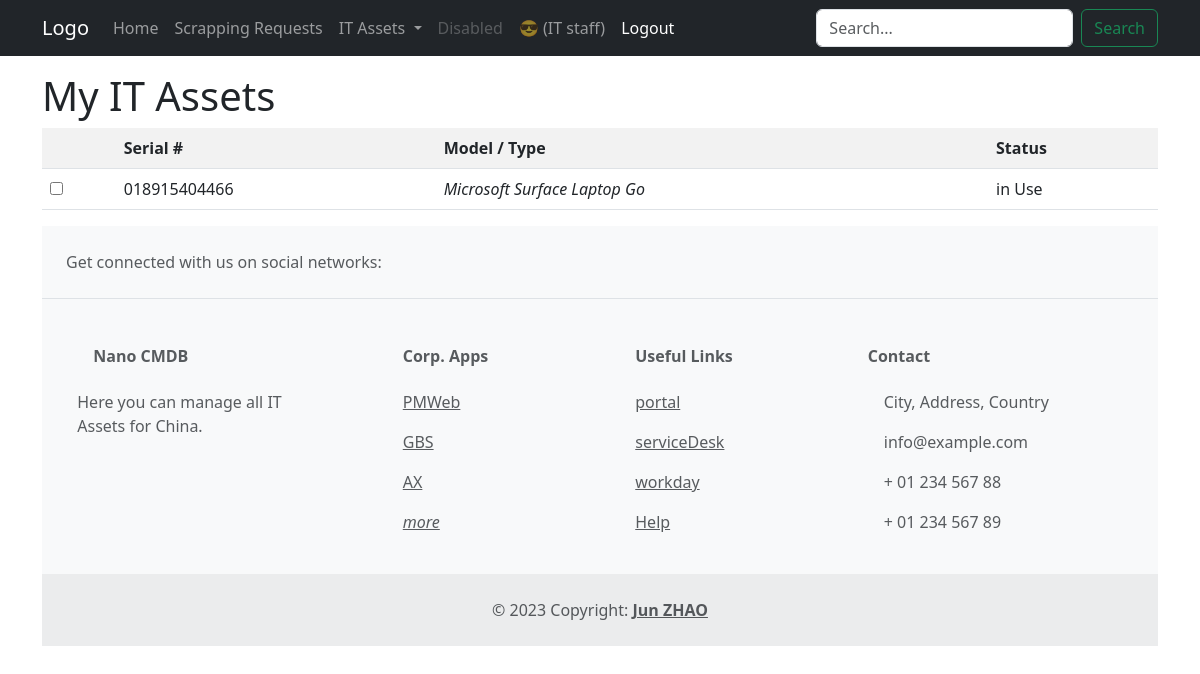
Page /nanoassets/myinstances/ (signed in) on the earlier database version.
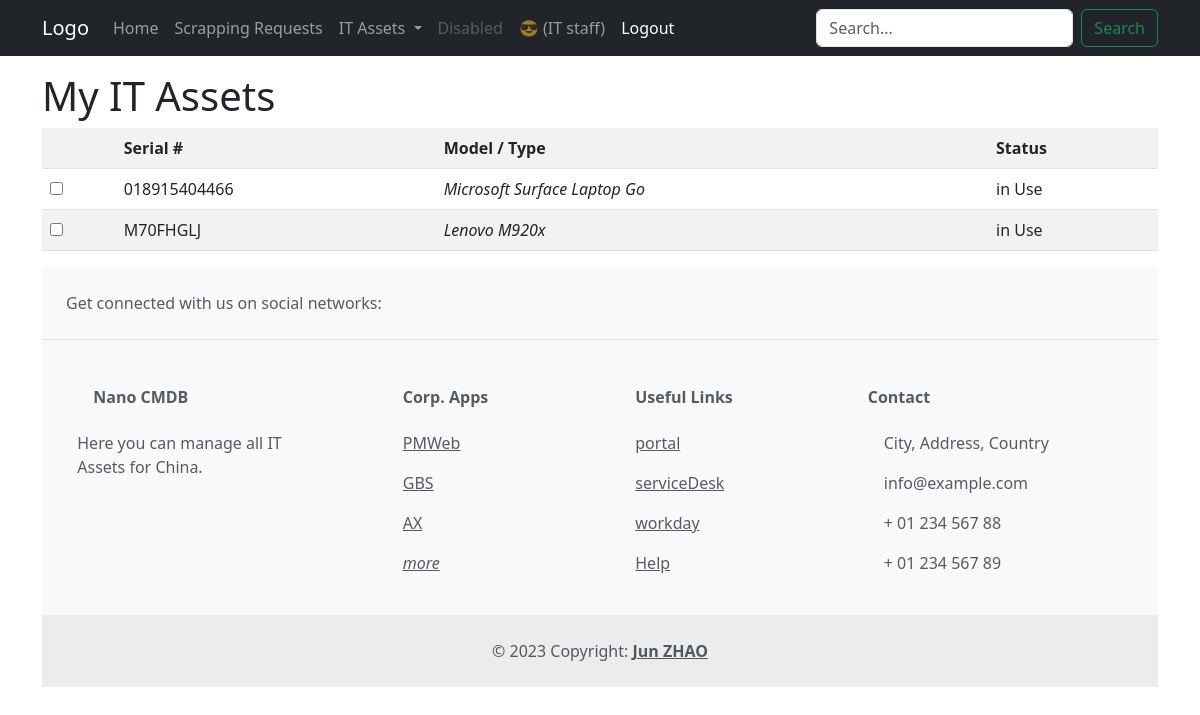
Same page on the later database version.
### nanoassets/models.py (models this page shows, shortened)
class Instance(models.Model):
    serial_number = models.CharField(
        primary_key=True, max_length=20, help_text='enter serial #')
    model_type = models.ForeignKey("nanoassets.ModelType", verbose_name=_(
        "Model / Type"), on_delete=models.SET_NULL, null=True, blank=True)
    owner = models.ForeignKey(User, verbose_name=_(
        "Owner"), on_delete=models.SET_NULL, null=True, blank=True)
    INSTANCE_STATUS = (
        ('A', 'Available'),
        ('U', 'in Use'),
        ('R', 'in Repair'),
        ('S', 'Scrapped')
    )
    status = models.CharField(max_length=15, choices=INSTANCE_STATUS,
                              default='Available', help_text='Asset availability')
    eol_date = models.DateField(null=True, blank=True)
    scrap_request = models.ForeignKey("nanoassets.ScrapRequest", verbose_name=_(
        "Scrap Request"), on_delete=models.SET_NULL, null=True, blank=True)
    class Meta:
        ordering = ['model_type', 'eol_date',]

class ModelType(models.Model):
    name = models.CharField(max_length=20)
    manufacturer = models.ForeignKey(
        "Manufacturer", on_delete=models.SET_NULL, blank=True, null=True)
    def __str__(self):
        return '%s %s' % (self.manufacturer, self.name)

class Manufacturer(models.Model):
    name = models.CharField(max_length=20)
    def __str__(self):
        return self.name

### nanoassets/views.py (the view)
# urls.py: path('myinstances/', views.InstanceByUserListView.as_view(),
class InstanceByUserListView(LoginRequiredMixin, generic.ListView):
    model = Instance
    template_name = 'nanoassets/instance_list_by_user.html'
    def get_queryset(self):
        return super().get_queryset().filter(owner=self.request.user).filter(status__exact='U').order_by('eol_date')

### templatetags/auth_extras.py (called while the page is built)
@register.filter(name='has_group')
def has_group(user, group_name):
    try:
        group = Group.objects.get(name=group_name)
        return True if group in user.groups.all() else False
    except:
        return False

### nanoassets/templates/nanoassets/instance_list_by_user.html
{% extends 'base.html' %}
{% block page_content %}
  <h1>My IT Assets</h1>
  {% if instance_list %}
    <table class="table table-striped table-hover">
      <tr>
        <th></th>
        <th>Serial #</th>
        <th>Model / Type</th>
        <th>Status</th>
      </tr>
      {% for instance in instance_list %}
        <tr>
          <td>
            <input type="checkbox"
                   name="instance"
                   id="instance{{ forloop.counter }}"
                   value="{{ instance.pk }}"/>
          </td>
          <td>
            <label for="instance{{ forloop.counter }}">{{ instance.serial_number }}</label>
          </td>
          <td>
            <em>{{ instance.model_type }}</em>
          </td>
          <td>{{ instance.get_status_display }}</td>
        </tr>
      {% endfor %}
    </table>
  {% else %}
    <p>You don't have any IT assets !</p>
  {% endif %}
{% endblock page_content %}

Differences in the rows shown:
now on this page (row edited): Instance: serial_number "M70FHGLJ", model_type "Lenovo M920x", status "in Use"
